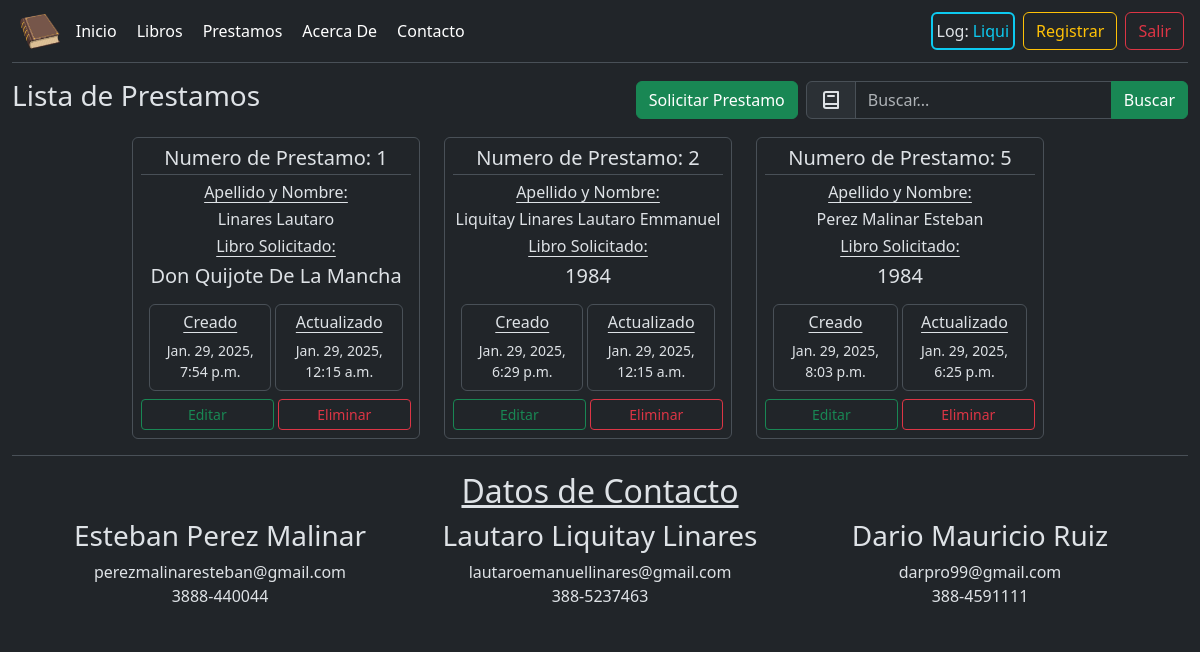
The page /prestamos/prestamos/ (signed in) on the database its author committed.
### prestamos/models.py (models this page shows)
class Prestamo(models.Model):
    numero_de_pedido = models.AutoField(primary_key=True)
    nombre = models.CharField(max_length=20)
    apellido = models.CharField(max_length=20)
    libro_solicitado = models.CharField(max_length=30)
    created = models.DateTimeField(auto_now=True)
    updated = models.DateTimeField(auto_now_add=True)

### prestamos/views.py (the view)
# urls.py: path("prestamos/", views.listaPrestamos, name='prestamos'),
def listaPrestamos(request):
    query = request.GET.get('buscar')
    if query:
        prestamos = Prestamo.objects.filter(nombre__icontains=query) | Prestamo.objects.filter(apellido__icontains=query)
    else:
        prestamos = Prestamo.objects.all()
    return render(request, 'prestamo.html', {'prestamos': prestamos, 'query': query})

### prestamos/templates/prestamo.html (shortened to what this page needs)
{% extends 'base.html' %}
{% load static %}
{% block prestamo %}
<nav class="d-flex justify-content-between align-items-center mb-3">
  <h3>Lista de Prestamos</h3>
  <div class="d-flex gap-2">
    {% if user.is_authenticated %}
    <a href="{% url 'prestamo_create' %}" class="btn btn-success">Solicitar Prestamo</a>
    {% endif %}
    <div>
      {% include "Components/busqueda.html" %}
    </div>
  </div>
</nav>
<section class="container-fluid row row-cols-1 row-cols-sm-2 row-cols-md-4 gap-4 d-flex justify-content-center">
  {% for prestamo in prestamos %}
  <div class="text-center border rounded p-2">
    <h5 class="border-bottom pb-1">Numero de Prestamo: {{ prestamo.numero_de_pedido }}</h5>
    <h6 class="text-decoration-underline link-offset-2">Apellido y Nombre:</h6>
    <h6 class="d-flex text-wrap justify-content-center">{{ prestamo.apellido }} {{ prestamo.nombre }}</h6>
    <h6 class="text-decoration-underline link-offset-2">Libro Solicitado:</h6>
    <h5 class="d-flex text-wrap align-items-center justify-content-center">{{ prestamo.libro_solicitado }}</h5>
    <div class="d-flex gap-1 p-2">
      <div class="d-flex flex-column border rounded p-2">
        <h6 class="text-decoration-underline link-offset-2">Creado</h6>
        <small>{{ prestamo.created }}</small>
      </div>
      <div class="d-flex flex-column border rounded p-2">
        <h6 class="text-decoration-underline link-offset-2">Actualizado</h6>
        <small>{{ prestamo.updated }}</small>
      </div>
    </div>
    {% if user.is_authenticated %}
    <div class="d-flex gap-1 justify-content-center">
      <a href="{% url 'prestamo_update' prestamo.numero_de_pedido %}" class="btn btn-sm btn-outline-success flex-fill">&nbsp;&nbsp;Editar&nbsp;&nbsp;</a>
      <a href="{% url 'prestamo_delete' prestamo.numero_de_pedido %}" class="btn btn-sm btn-outline-danger flex-fill">Eliminar</a>
    </div>
    {% endif %}
  </div>
  {% endfor %}
</section>
{% endblock %}

### Apk1/templates/Components/header.html
{% block header %}
<header class="navbar border-bottom mb-3 p-1">
    <nav class="d-flex align-items-center gap-1">
        <div class="p-1 me-2"><img src="/static/libro.webp" class="  " alt="Librazo" height="35">
        </div>
        <a class="navbar-brand fs-6" aria-current="page" href="{% url 'inicio' %}">Inicio</a>
        <a class="navbar-brand fs-6" href="{% url 'libros' %}">Libros</a>
        <a class="navbar-brand fs-6" href="{% url 'prestamos' %}">Prestamos</a>
        <a class="navbar-brand fs-6" href="{% url 'AcercaDe' %}">Acerca De</a>
        <a class="navbar-brand fs-6" href="{% url 'contacto' %}">Contacto</a>
    </nav>
    <nav class=" navbar nav justify-content-end">
        <form class="d-flex" role="search">
            {% if user.is_authenticated %}
            <div class="d-flex align-items-center border border-2 rounded p-1 gap-1 me-2 border-info">
                <span>Log:</span>
                <span class="fs-6  text-info text-capitalize">{{user.username}}</span>
            </div>
            <a href="{% url 'registro' %}" class="btn btn-outline-warning me-md-2">Registrar</a>
            <a href="{% url 'salir' %}" class="btn btn-outline-danger">Salir</a>
            {% else %}
            <a href="{% url 'ingresar' %}" class="btn btn-outline-success me-md-2">Ingresar</a>
            <a href="{% url 'registro' %}" class="btn btn-outline-warning">Registrar</a>
            {% endif %}
        </form>
    </nav>
</header>
{% endblock %}

### rows shown on the page
Prestamo: numero_de_pedido "1", apellido "Linares", nombre "Lautaro", libro_solicitado "Don Quijote De La Mancha", created "Jan. 29, 2025, 7:54 p.m.", updated "Jan. 29, 2025, 12:15 a.m."
Prestamo: numero_de_pedido "2", apellido "Liquitay Linares", nombre "Lautaro Emmanuel", libro_solicitado "1984", created "Jan. 29, 2025, 6:29 p.m.", updated "Jan. 29, 2025, 12:15 a.m."
Prestamo: numero_de_pedido "5", apellido "Perez Malinar", nombre "Esteban", libro_solicitado "1984", created "Jan. 29, 2025, 8:03 p.m.", updated "Jan. 29, 2025, 6:25 p.m."

### other values the page prints
{{ user.username }} "Liqui"
